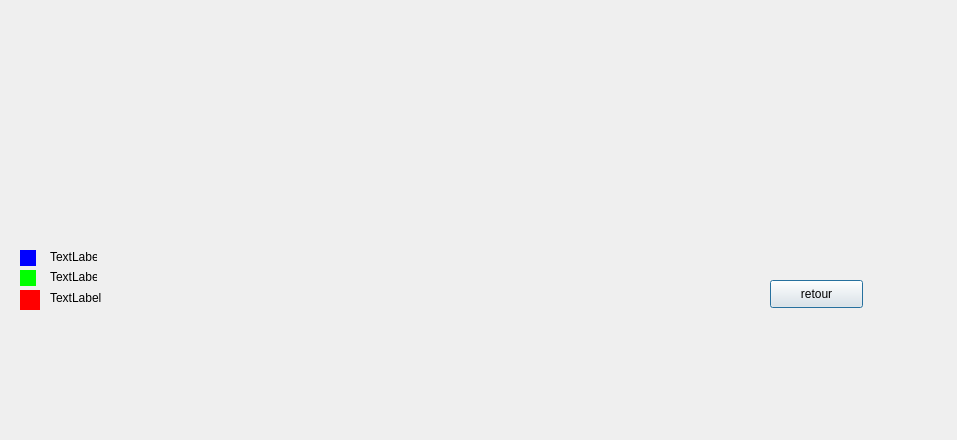
<?xml version="1.0" encoding="UTF-8"?>
<ui version="4.0">
 <class>stati</class>
 <widget class="QDialog" name="stati">
  <property name="geometry">
   <rect>
    <x>0</x>
    <y>0</y>
    <width>957</width>
    <height>440</height>
   </rect>
  </property>
  <property name="windowTitle">
   <string>Dialog</string>
  </property>
  <widget class="QLabel" name="label_2">
   <property name="geometry">
    <rect>
     <x>50</x>
     <y>250</y>
     <width>47</width>
     <height>13</height>
    </rect>
   </property>
   <property name="text">
    <string>TextLabel</string>
   </property>
  </widget>
  <widget class="QWidget" name="widget_6" native="true">
   <property name="geometry">
    <rect>
     <x>20</x>
     <y>270</y>
     <width>16</width>
     <height>16</height>
    </rect>
   </property>
   <property name="styleSheet">
    <string notr="true">background-color: rgb(0, 255, 0);</string>
   </property>
  </widget>
  <widget class="QLabel" name="label_3">
   <property name="geometry">
    <rect>
     <x>50</x>
     <y>270</y>
     <width>47</width>
     <height>13</height>
    </rect>
   </property>
   <property name="text">
    <string>TextLabel</string>
   </property>
  </widget>
  <widget class="QWidget" name="widget_5" native="true">
   <property name="geometry">
    <rect>
     <x>20</x>
     <y>290</y>
     <width>20</width>
     <height>20</height>
    </rect>
   </property>
   <property name="styleSheet">
    <string notr="true">background-color: rgb(255, 0, 0);</string>
   </property>
  </widget>
  <widget class="QLabel" name="label_4">
   <property name="geometry">
    <rect>
     <x>50</x>
     <y>290</y>
     <width>131</width>
     <height>16</height>
    </rect>
   </property>
   <property name="text">
    <string>TextLabel</string>
   </property>
  </widget>
  <widget class="QPushButton" name="pushButton">
   <property name="geometry">
    <rect>
     <x>770</x>
     <y>280</y>
     <width>93</width>
     <height>28</height>
    </rect>
   </property>
   <property name="text">
    <string>retour</string>
   </property>
  </widget>
  <widget class="QWidget" name="widget" native="true">
   <property name="geometry">
    <rect>
     <x>20</x>
     <y>250</y>
     <width>16</width>
     <height>16</height>
    </rect>
   </property>
   <property name="styleSheet">
    <string notr="true">
background-color: rgb(0, 0, 255);</string>
   </property>
   <widget class="QWidget" name="widget_4" native="true">
    <property name="geometry">
     <rect>
      <x>10</x>
      <y>10</y>
      <width>16</width>
      <height>16</height>
     </rect>
    </property>
    <property name="styleSheet">
     <string notr="true">
background-color: rgb(0, 0, 255);</string>
    </property>
   </widget>
  </widget>
 </widget>
 <resources/>
 <connections/>
</ui>
